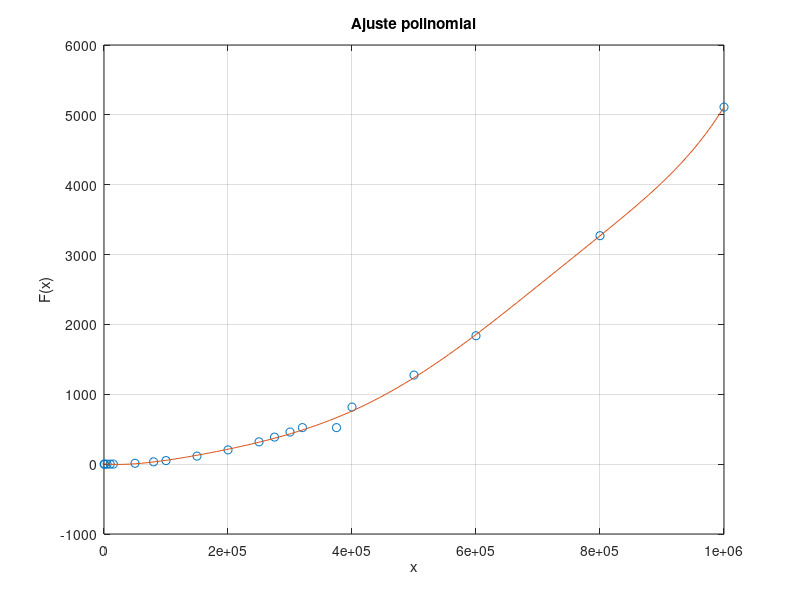

This chart was generated by the following MATLAB code:
%%VALORES DE X 
x = [100, 1000, 5000, 10000, 15000, 50000, 80000, 100000, 150000, 200000, 250000, 275000, 300000, 320000, 375000, 400000, 500000, 600000, 800000, 1000000];

%%VALORES DE Y = F(x) en Milisegundos
%bubbleop1
y=[4.48227E-05 3.2470226288e-03 9.4790935516e-02 4.2672204971e-01 1.0256671906e+00 1.2506879091e+01 3.2566226959e+01 5.0953411818e+01 1.1493780708e+02 2.0408615208e+02 3.1915139294e+02 3.8710394287e+02 4.5942688584e+02 5.2278563404e+02 5.2278563404e+02 8.1694167614e+02 1.2752776399e+03 1.8380762289e+03 3.2703919089e+03 5.1112584860e+03];

%%OBTENER UN POLINOMIO QUE SE AJUSTE A LOS PUNTOS X Y Y
grado=6; 				%%GRADO DEL POLINOMIO DE AJUSTE
p=polyfit(x,y,grado)	%%FUNCION QUE REALIZA EL AJUSTE POLINOMIAL

%%SE CREA UN ESPACIO PARA REALIZAR UNA GRAFICA EN 
%%DONDE SE COMPARA LA CURVA AJUSTADA CONTRA LOS 
%%VALORES EXPERIMENTALES
xi=linspace(0,1000000);      %%ESPACIO DE PUNTOS PARA Xi 5000,
z=polyval(p,xi);				%%EVALUACION DEL POLINOMIO P EN EL ESPACIO Xi

%%SE REALIZA LA FIGURA CORRESPONDIENTE
figure(1);
plot(x,y,'o',xi,z,'-'),grid;
ylabel('F(x)');
xlabel('x');
title('Ajuste polinomial');